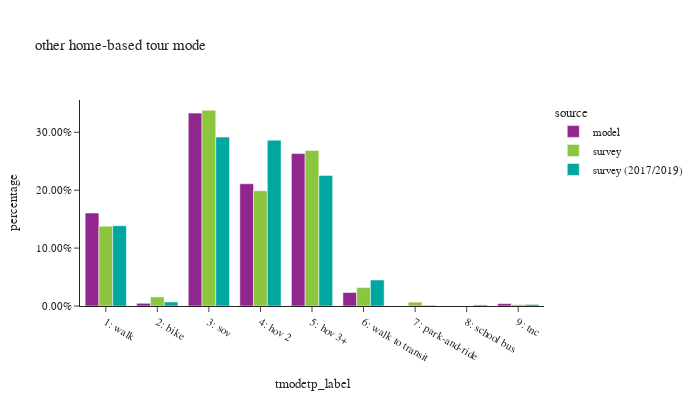

The cell this chart's notebook holds for it:
### Code cell
df_plot = hb_tour.groupby(['source','tmodetp_label'])['toexpfac'].sum().reset_index()
df_plot['percentage'] = df_plot.groupby(['source'], group_keys=False)['toexpfac']. \
    apply(lambda x: x / float(x.sum()))

df_plot_ct = hb_tour.groupby(['source','tmodetp_label'])['toexpfac'].count().reset_index(). \
    rename(columns={'toexpfac':'sample count'})
df_plot = df_plot.merge(df_plot_ct, on=['source','tmodetp_label'])

fig = px.bar(df_plot.sort_values(by=['source']), x="tmodetp_label", y="percentage", color="source",
             barmode="group",hover_data=['sample count'],title="other home-based tour mode")
fig.update_layout(height=400, width=700, font=dict(size=11),
                  xaxis = dict(dtick = 1, categoryorder='category ascending'),
                  yaxis=dict(tickformat=".2%"))
fig.show()

### Figure 1 — Plotly figure (JSON) as saved in the notebook; plotly's stock layout.template omitted (floating-point values rounded to 4 significant figures)
{"data": [{"alignmentgroup": "True", "customdata": [[522329], [15255], [1083835], [686868], [856328], [75854], [13362]], "hovertemplate": "source=model<br>tmodetp_label=%{x}<br>percentage=%{y}<br>sample count=%{customdata[0]}<extra></extra>", "legendgroup": "model", "marker": {"color": "#91268F", "pattern": {"shape": ""}}, "name": "model", "offsetgroup": "model", "orientation": "v", "showlegend": true, "textposition": "auto", "type": "bar", "x": ["1: walk", "2: bike", "3: sov", "4: hov 2", "5: hov 3+", "6: walk to transit", "9: tnc"], "xaxis": "x", "y": [0.1605, 0.004688, 0.3331, 0.2111, 0.2632, 0.02331, 0.004107], "yaxis": "y"}, {"alignmentgroup": "True", "customdata": [[25], [2], [23], [601], [307], [1956], [171], [1611], [1168]], "hovertemplate": "source=survey<br>tmodetp_label=%{x}<br>percentage=%{y}<br>sample count=%{customdata[0]}<extra></extra>", "legendgroup": "survey", "marker": {"color": "#8CC63E", "pattern": {"shape": ""}}, "name": "survey", "offsetgroup": "survey", "orientation": "v", "showlegend": true, "textposition": "auto", "type": "bar", "x": ["9: tnc", "8: school bus", "7: park-and-ride", "5: hov 3+", "6: walk to transit", "3: sov", "2: bike", "1: walk", "4: hov 2"], "xaxis": "x", "y": [0.002377, 1.198e-05, 0.006679, 0.2686, 0.03186, 0.338, 0.01571, 0.1378, 0.199], "yaxis": "y"}, {"alignmentgroup": "True", "customdata": [[26], [2970], [133], [2959], [2371], [1567], [877], [29], [126]], "hovertemplate": "source=survey (2017/2019)<br>tmodetp_label=%{x}<br>percentage=%{y}<br>sample count=%{customdata[0]}<extra></extra>", "legendgroup": "survey (2017/2019)", "marker": {"color": "#00A7A0", "pattern": {"shape": ""}}, "name": "survey (2017/2019)", "offsetgroup": "survey (2017/2019)", "orientation": "v", "showlegend": true, "textposition": "auto", "type": "bar", "x": ["8: school bus", "1: walk", "2: bike", "3: sov", "4: hov 2", "5: hov 3+", "6: walk to transit", "7: park-and-ride", "9: tnc"], "xaxis": "x", "y": [0.001883, 0.1387, 0.007019, 0.2917, 0.2864, 0.2254, 0.04495, 0.001246, 0.002709], "yaxis": "y"}], "layout": {"barmode": "group", "font": {"size": 11}, "height": 400, "legend": {"title": {"text": "source"}, "tracegroupgap": 0}, "title": {"text": "other home-based tour mode"}, "width": 700, "xaxis": {"anchor": "y", "categoryorder": "category ascending", "domain": [0.0, 1.0], "dtick": 1, "title": {"text": "tmodetp_label"}}, "yaxis": {"anchor": "x", "domain": [0.0, 1.0], "tickformat": ".2%", "title": {"text": "percentage"}}}}
